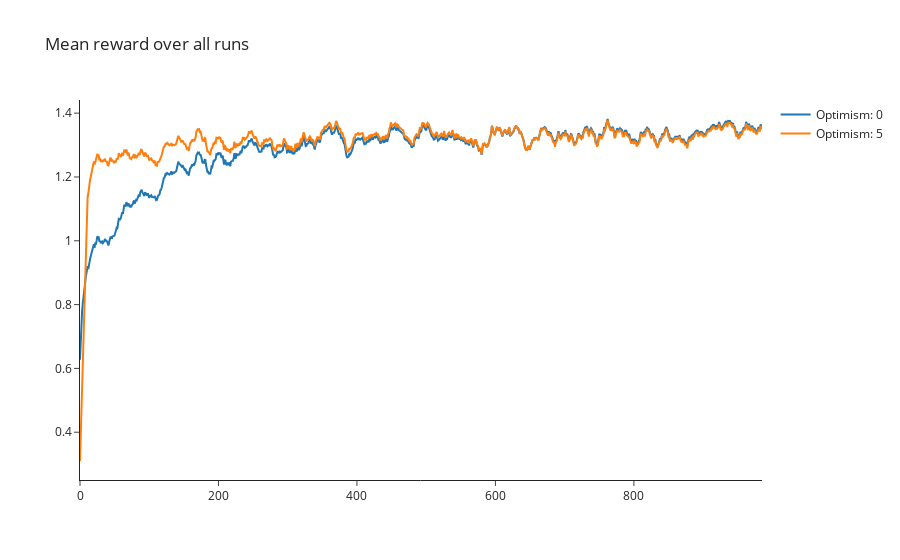

The notebook cell this image was saved under:
### Code cell
def moving_avg(a, n):
    ret = np.cumsum(a, dtype=float)
    ret[n:] = ret[n:] - ret[:-n]
    return ret[n - 1:] / n

def plot_rewards(
    all_rewards: List[np.ndarray], 
    names: List[str],
    moving_avg_window: Optional[int] = 15,
):
    fig = go.Figure(layout=dict(template="simple_white", title_text="Mean reward over all runs"))
    for rewards, name in zip(all_rewards, names):
        rewards_avg = rewards.mean(axis=0)
        if moving_avg_window is not None:
            rewards_avg = moving_avg(rewards_avg, moving_avg_window)
        fig.add_trace(go.Scatter(y=rewards_avg, mode="lines", name=name))
    fig.show()

class RewardAveraging(Agent):
    def __init__(self, num_arms: int, seed: int, epsilon: float, optimism: float):
        self.epsilon = epsilon
        self.optimism = optimism
        super().__init__(num_arms, seed)


    def get_action(self):
        if (self.rng.random() < self.epsilon):
            return self.rng.integers(self.num_arms)
        else:
            return int(np.argmax(self.Q))

    def observe(self, action, reward, info):
        self.N[action] += 1
        self.Q[action] += 1 / self.N[action] * (reward - self.Q[action])

    def reset(self, seed: int):
        self.N = np.zeros(self.num_arms)
        self.Q = np.ones(self.num_arms) * self.optimism
        super().reset(seed)

    def __repr__(self):
        # "counts: " + str(self.N) +"/n rewards: " + str(self.Q)
        return "Optimism: " + str(self.optimism)

if MAIN:
    num_arms = 10
    stationary = True
    names, all_rewards = [], []
    env = gym.make("ArmedBanditTestbed-v0", num_arms=num_arms, stationary=stationary)

    for optimism in [0, 5]:
        agent = RewardAveraging(num_arms, 0, epsilon=0.1, optimism=optimism)
        (rewards, num_correct) = test_agent(env, agent, n_runs=N_RUNS) #base_seed=1
        names.append(str(agent))
        all_rewards.append(rewards)
        print(agent)
        print(f" -> Frequency of correct arm: {num_correct.mean():.4f}")
        print(f" -> Average reward: {rewards.mean():.4f}")

    plot_rewards(all_rewards, names, moving_avg_window=15)

### Figure 1 — Plotly figure (JSON) as saved in the notebook; plotly's stock layout.template omitted (floating-point values rounded to 4 significant figures; data arrays with more than 128 entries replaced by an {"elided": "..."} marker saying what was removed)
{"data": [{"mode": "lines", "name": "Optimism: 0", "type": "scatter", "y": {"elided": "986 float values"}}, {"mode": "lines", "name": "Optimism: 5", "type": "scatter", "y": {"elided": "986 float values"}}], "layout": {"title": {"text": "Mean reward over all runs"}}}
